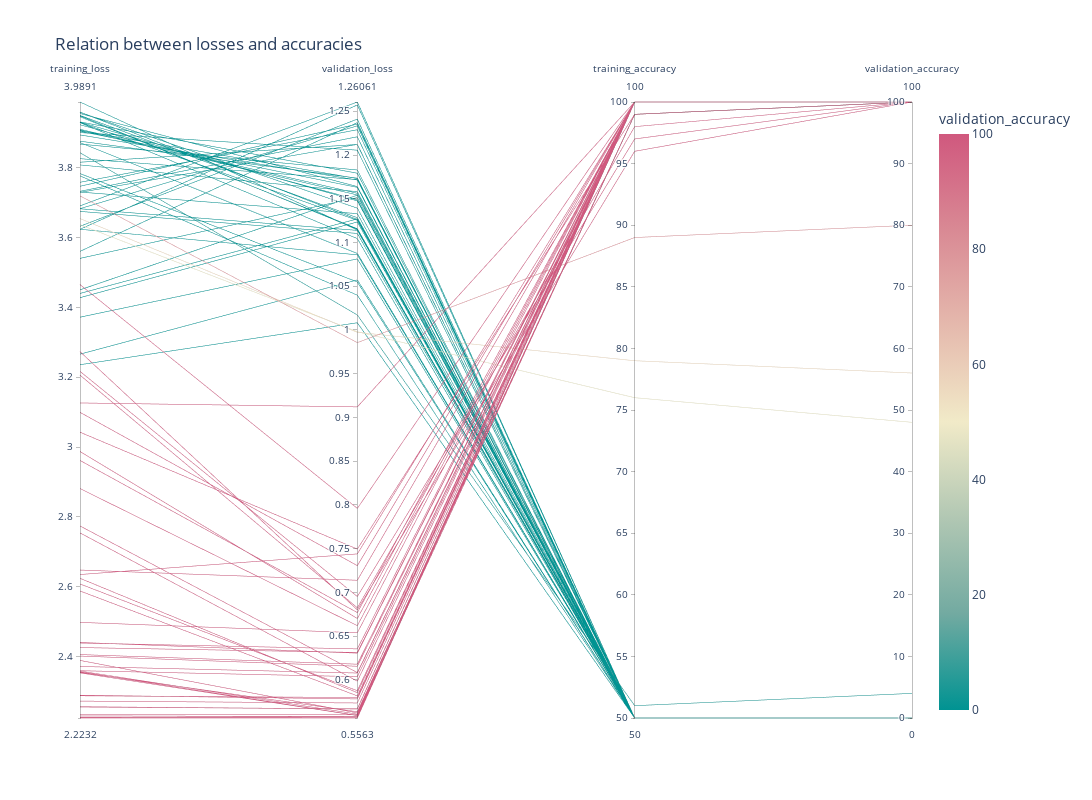

Here is the notebook cell this chart was saved with:
### Code cell
import plotly
from plotly.offline import init_notebook_mode
init_notebook_mode(connected = True)
import plotly.express as px

fig = px.parallel_coordinates(parallel_df[['training_loss', 'validation_loss', 'training_accuracy', 'validation_accuracy']], color='validation_accuracy', color_continuous_scale=px.colors.diverging.Tealrose, title='Relation between losses and accuracies')
fig.update_layout(
    autosize=False,
    width=1600,
    height=800
)
plotly.offline.iplot(fig)
